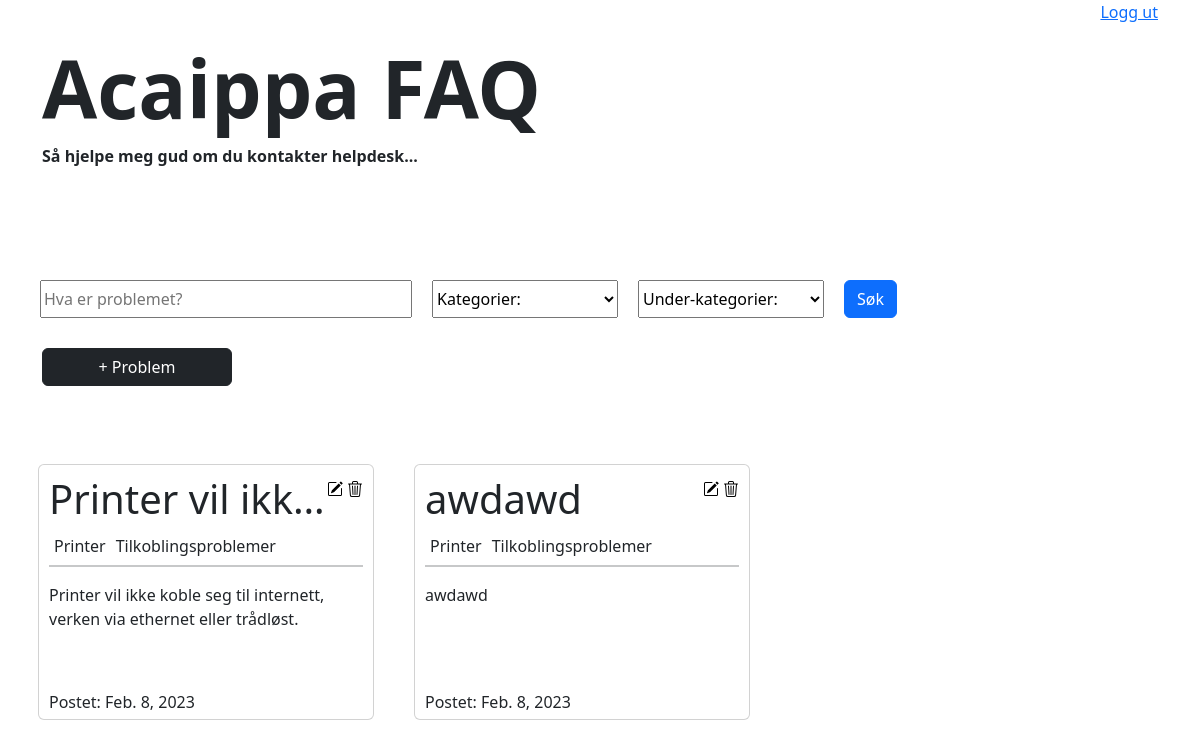
The app's page / (signed in), older data.
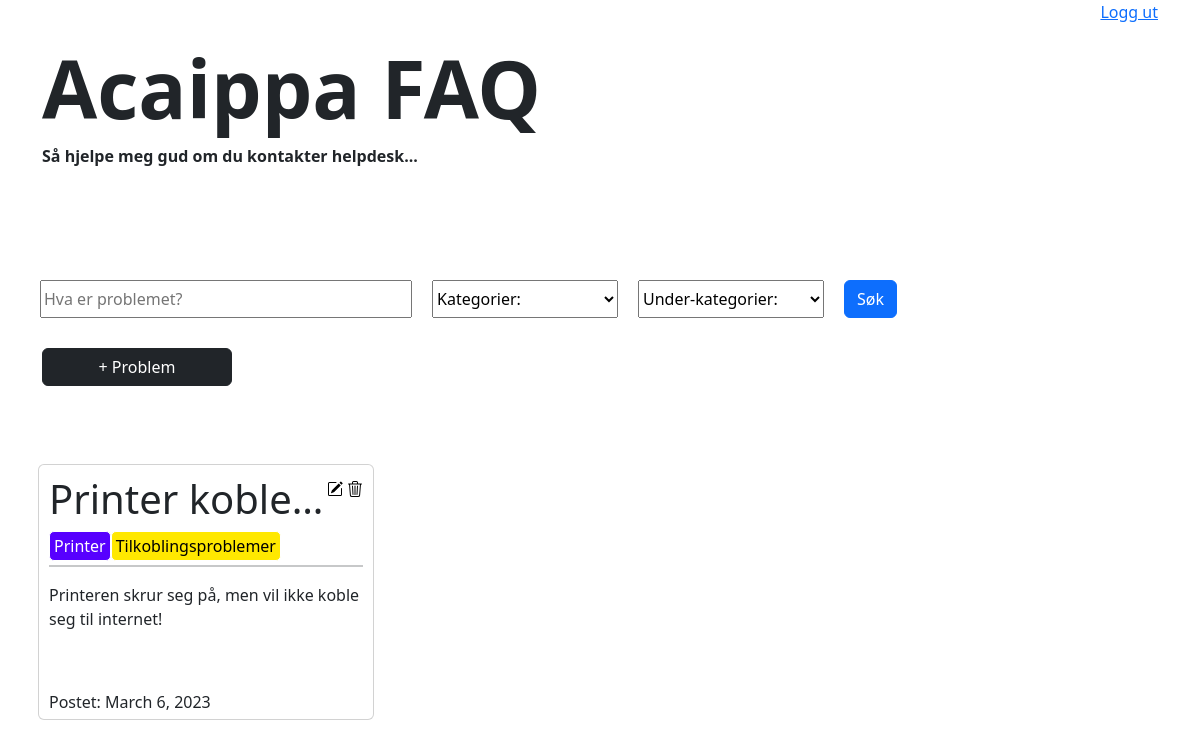
The same page, newer data.
### problems/models.py (models this page shows, shortened)
class Problem(models.Model):
    problem_id = models.IntegerField(default=generate_id, editable=False, primary_key=True)
    tittel = models.CharField(max_length=200)
    beskrivelse = models.CharField(max_length=1000)
    guide = models.TextField(max_length=20000)
    dato_postet = models.DateField(default=datetime.date.today)
    kategori = models.ForeignKey(Kategori, on_delete=models.DO_NOTHING)
    under_kategori = models.ForeignKey(UnderKategori, on_delete=models.DO_NOTHING)

class Kategori(models.Model):
    navn = models.CharField(max_length=50, primary_key=True)
    farge = ColorField(default="#ffffff")
    tekst_farge = ColorField(default="#ffffff")

class UnderKategori(models.Model):
    navn = models.CharField(max_length=70)
    farge = ColorField(default="#ffffff")
    tekst_farge = ColorField(default="#ffffff")

### problems/views.py (the view, shortened to what this page needs)
# urls.py: path('', home),
def home(request):
	all_problems = Problem.objects.all()
	return render(request, "index.html", {"problems" : all_problems, "categories" : Kategori.objects.all(), "subcategories" : UnderKategori.objects.all()})

### templates/index.html (shortened to what this page needs)
{% extends "main.html" %}
{% load static %}
{% load index %}
{% block content %}
<div class="container overflow-hidden">
	<div class="row">
		<div class="col-12 mb-5">
			<h1 class="main-title">	Acaippa FAQ </h1>
			<p class="slogan">Så hjelpe meg gud om du kontakter helpdesk...</p>
		</div>
		<div class="col-12 row mt-5 p-0">
			<form method="POST" class="col-12 filter-container">
				{% if "filter-text" in filters %}
					<input type="text" name="filter-text" class="text-filter col-4" placeholder="Hva er problemet?" value="{{filters|index:'filter-text'}}">
				{% else %}
					<input type="text" name="filter-text" class="text-filter col-4" placeholder="Hva er problemet?">
				{% endif %}
				<select class="col-2" name="category-filter" class="">
					<option value="none" selected disabled hidden>Kategorier:</option>
				</select>
				<select class="col-2" name="subcategory-filter" class="">
					<option value="none" selected disabled hidden>Under-kategorier:</option>
				</select>
				<button onclick="this.form.submit()" class="btn btn-primary">Søk</button>
			</form>
			{% if user.is_authenticated %}
				<button class="add-form-button btn btn-dark col-sm-2 col-6 ms-4" onclick="window.location.href='/addproblem'"><span class="add-form-text">+ Problem</button>
			{% endif %}
			<div class="col-12 card-container mt-5 ps-0">
				{% if problems|length != 0 %}
					{% for problem in problems %}
						<div class="card-margin col-12 col-md-6 col-lg-4">
							<div class="card problem-card" onclick="window.location.href = '/problem/{{problem.problem_id}}'">
								<div class="card-title-edit-container d-flex flex-row">
									<h1 class="card-title col double-line-wrap">
										{{problem.tittel}}
									</h1>
									{% if user.is_authenticated %}
										<div class="auth-div">
											<img src="{% static 'icons/pencil-square.svg' %}" alt="Endre ikon" class="edit-icon" onclick="checkClick(event, '/editproblem/{{problem.problem_id}}')">
											<img src="{% static 'icons/trash3.svg' %}" alt="Fjern ikon" class="delete-icon" onclick="showOverlay(event, '{{problem.problem_id}}', '{{problem.tittel}}')">
										</div>
									{% endif %}
								</div>
								<div class="card-top-container overflow-hidden mb-1">
									<div class="category-container">
										<p class="category" style="background-color: {{problem.kategori.farge}}; color:{{problem.kategori.tekst_farge}};">
											{{problem.kategori.navn}}
										</p>
										<p class="subcategory" style="background-color: {{problem.under_kategori.farge}}; color:{{problem.under_kategori.tekst_farge}};">
											{{problem.under_kategori.navn}}
										</p>
									</div>
								</div>
								<hr class="mt-0">
								<p class="card-description">{{problem.beskrivelse}}</p>
								<div class="card-bottom">
									<p class="card-date">Postet: {{problem.dato_postet}}</p>
								</div>
							</div>
						</div>
					{% endfor %}
				{% else %}
					<p class="ms-3">Ingen problemer.</p>
				{% endif %}
			</div>
		</div>
	</div>
</div>
{% endblock %}

### templates/main.html (shortened to what this page needs)
{% load static %}
<!DOCTYPE html>
<html>
<head>
	<link href="https://cdn.jsdelivr.net/npm/bootstrap@5.3.0-alpha1/dist/css/bootstrap.min.css" rel="stylesheet">
	<link rel="stylesheet" type="text/css" href="{% static 'styles/styles.css' %}">
</head>
<body>
	<div class="container account-bar d-flex justify-content-end">
		<div class="account-div align-self-right">
			{% if user.is_anonymous == False %}
				<p>{{user.first_name}} {{user.last_name}} <a href="/accounts/logout">Logg ut</a></p>
			{% else %}
				<a href="/accounts/login">Logg inn</a>
			{% endif %}
		</div>
	</div>
	{% block content %}
	{% endblock %}
</body>
</html>

### static/styles/styles.css (style rules this page uses)
.main-title { font-size: 80px; font-weight: bold; }
.slogan { font-weight: bold; }
.text-filter { padding: 2px; }
.filter-container { display: flex; flex-direction: row; position: relative; left: 10px; }
.filter-container > * { margin-bottom: 20px; margin-right: 20px; }
.card-container { display: flex; flex-direction: row; flex-wrap: wrap; }
.card { padding: 10px; cursor: pointer; transition: all .2s; overflow: hidden !important; overflow-wrap: anywhere !important; height: 16rem; position: relative; }
.card-margin { padding: 20px; }
hr { border-width: 2px; }
.category-container { position: relative; display: flex; flex-direction: row; }
.category, .subcategory { margin: 0; border-style: solid; border-width: 1px; border-radius: 5px; padding: 2px; padding-left: 4px; padding-right: 4px; bottom: 2px; border-color: white; overflow: hidden; font-weight: 500; }
.card-top-container { display: flex; flex-direction: row; justify-content: space-between; }
.card-bottom { display: flex; flex-direction: row; justify-content: space-between; position: absolute; bottom: 0; }
.card-date { margin-bottom: 5px; }
.auth-div > * { z-index: 999 !important; }
.add-form-button { margin: 10px; }
.double-line-wrap { -webkit-line-clamp: 1; -webkit-box-orient: vertical; display: -webkit-box; overflow: hidden; }

Row changes from the older to the newer data that the page shows:
removed Problem: tittel "Printer vil…", kategori.navn "Printer", under_kategori.navn "Tilkoblingsproblemer", beskrivelse "Printer vil ikke koble seg til internett, verken via ethernet eller trådløst.", dato_postet "Feb. 8, 2023"
removed Problem: tittel "awdawd", kategori.navn "Printer", under_kategori.navn "Tilkoblingsproblemer", beskrivelse "awdawd", dato_postet "Feb. 8, 2023"
added Problem: tittel "Printer…", kategori.navn "Printer", under_kategori.navn "Tilkoblingsproblemer", beskrivelse "Printeren skrur seg på, men vil ikke koble seg til internet!", dato_postet "March 6, 2023"
